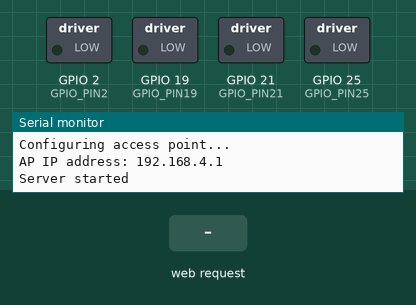
This sketch was run on a simulated ESP32. On the bench: switched loads named in the sketch (green lamp = pin HIGH), the last lines printed to the serial monitor. The inputs (shaded band) are chosen by the test bench.

Above: at 1.2 s.
1.3 s: HTTP request GET /FORWARD received
At 2.5 s:
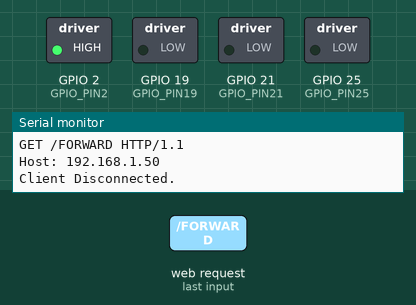
2.8 s: HTTP request GET /RIGHT received
At 3.8 s:
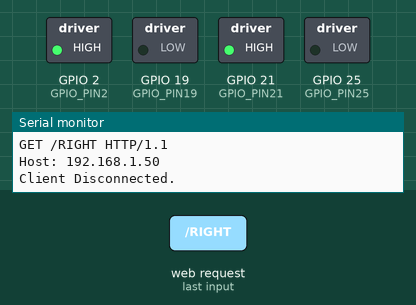
4.3 s: HTTP request GET /LEFT received
At 5.0 s:
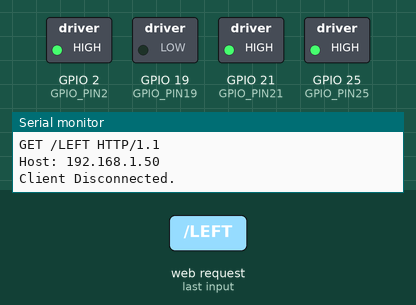
5.8 s: HTTP request GET /STOP received
At 6.2 s:
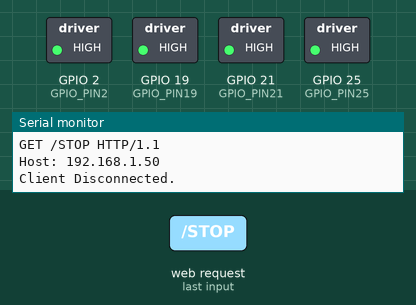
7.3 s: HTTP request GET /FORWARD received
At 8.5 s:
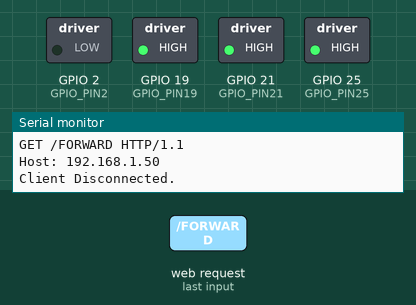
8.8 s: HTTP request GET /RIGHT received
At 9.6 s:
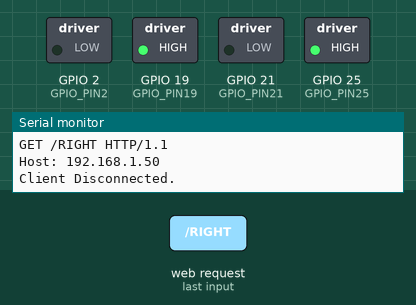
Timing chart, 0 to 11.3 s (numbered marks = the images above; inputs shaded):
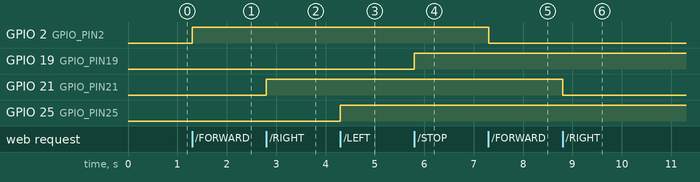

The sketch:

igvc_esp32_to_tivaC.ino.ino
```cpp
/*
  WiFiAccessPoint.ino creates a WiFi access point and provides a web server on it.

  1. Connect to the access point "myWifi"
  2. Point your web browser to http://192.168.4.1/H to turn the LED on or http://192.168.4.1/L to turn it off
     OR
     Run raw TCP "GET /H" and "GET /L" on PuTTY terminal with 192.168.4.1 as IP address and 80 as port
*/

#include <WiFi.h>
#include <NetworkClient.h>
#include <WiFiAP.h>


#define GPIO_PIN2 2     // These will be the output 4 output signals to change speed of motors
#define GPIO_PIN19 19
#define GPIO_PIN21 21
#define GPIO_PIN25 25


// Set these to your desired credentials.
const char *ssid = "NETGEAR96";
const char *password = "excitedowl661";

NetworkServer server(80);

void setup() {
  pinMode(GPIO_PIN2, OUTPUT);
  pinMode(GPIO_PIN19, OUTPUT);
  pinMode(GPIO_PIN21, OUTPUT);
  pinMode(GPIO_PIN25, OUTPUT);

    Serial.begin(115200);
  Serial.println();
  Serial.println("Configuring access point...");

  // You can remove the password parameter if you want the AP to be open.
  // a valid password must have more than 7 characters
  if (!WiFi.softAP(ssid, password)) {
    log_e("Soft AP creation failed.");
    while (1);
  }
  IPAddress myIP = WiFi.softAPIP();
  Serial.print("AP IP address: ");
  Serial.println(myIP);
  server.begin();

  Serial.println("Server started");
}

void loop() {
  NetworkClient client = server.accept();  // listen for incoming clients

  if (client) {                     // if you get a client,
    Serial.println("New Client.");  // print a message out the serial port
    String currentLine = "";        // make a String to hold incoming data from the client
    while (client.connected()) {    // loop while the client's connected
      if (client.available()) {     // if there's bytes to read from the client,
        char c = client.read();     // read a byte, then
        Serial.write(c);            // print it out the serial monitor
        if (c == '\n') {            // if the byte is a newline character

          // if the current line is blank, you got two newline characters in a row.
          // that's the end of the client HTTP request, so send a response:
          if (currentLine.length() == 0) {
            // HTTP headers always start with a response code (e.g. HTTP/1.1 200 OK)
            // and a content-type so the client knows what's coming, then a blank line:
            client.println("HTTP/1.1 200 OK");
            client.println("Content-type:text/html");
            client.println();

            // the content of the HTTP response follows the header:
            client.print("Click <a href=\"/FORWARD\">here</a> to go Forward.<br>");
            client.print("Click <a href=\"/RIGHT\">here</a> to turn Right.<br>");
            client.print("Click <a href=\"/LEFT\">here</a> to turn Left.<br>");
            client.print("Click <a href=\"/STOP\">here</a> to stop.<br>");
            // The HTTP response ends with another blank line:
            client.println();
            // break out of the while loop:
            break;
          } else {  // if you got a newline, then clear currentLine:
            currentLine = "";
          }
        } else if (c != '\r') {  // if you got anything else but a carriage return character,
          currentLine += c;      // add it to the end of the currentLine
        }

        // Check to see if the client request was "GET /FORWARD" , "GET /LEFT" , "GET /RIGHT" , "GET /BACKWARD ", "GET /STOP ":
        if (currentLine.endsWith("GET /FORWARD")) {
              digitalWrite(GPIO_PIN2, !digitalRead(GPIO_PIN2));
        }
        if (currentLine.endsWith("GET /RIGHT")) {
              digitalWrite(GPIO_PIN21, !digitalRead(GPIO_PIN21));
          }
        if (currentLine.endsWith("GET /LEFT")) {
              digitalWrite(GPIO_PIN25, !digitalRead(GPIO_PIN25));
          }
        if (currentLine.endsWith("GET /STOP")) {
              digitalWrite(GPIO_PIN19, !digitalRead(GPIO_PIN19));
          }
      }

        }
    // close the connection:
    client.stop();
    Serial.println("Client Disconnected.");
  }
}
```

Measured:
- after the input at 1.3 s, GPIO 2 (GPIO_PIN2): LOW → HIGH at once
- after the input at 2.8 s, GPIO 21 (GPIO_PIN21): LOW → HIGH at once
- after the input at 4.3 s, GPIO 25 (GPIO_PIN25): LOW → HIGH at once
- after the input at 5.8 s, GPIO 19 (GPIO_PIN19): LOW → HIGH at once
- after the input at 7.3 s, GPIO 2 (GPIO_PIN2): HIGH → LOW at once
- after the input at 8.8 s, GPIO 21 (GPIO_PIN21): HIGH → LOW at once
